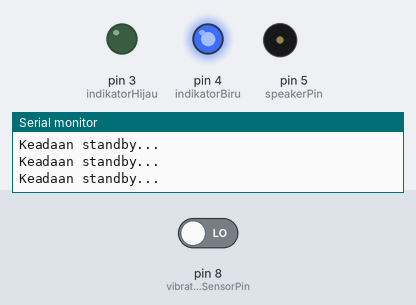
Recording of a sketch running on a simulated Arduino Uno, built with avr-gcc and run on an emulated ATmega328P. On the bench: output pins drawn as LEDs (lit = HIGH), buzzer (waves = sounding, pin HIGH), the last lines printed to the serial monitor. The test bench sets the inputs (shaded band); at power-on: pin 8 (vibrationSensorPin) LOW.

Above: at 2.8 s.
2.9 s: pin 8 (vibrationSensorPin) driven HIGH
At 3.4 s:
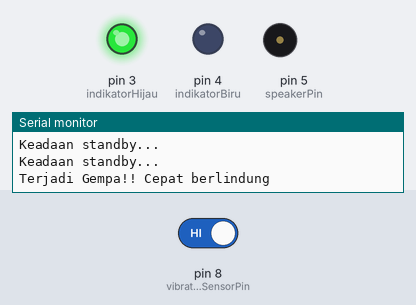
At 5.3 s:
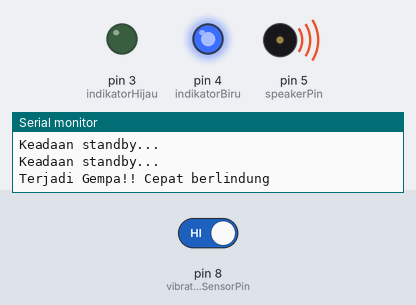
6.4 s: pin 8 (vibrationSensorPin) driven LOW
At 7.5 s:
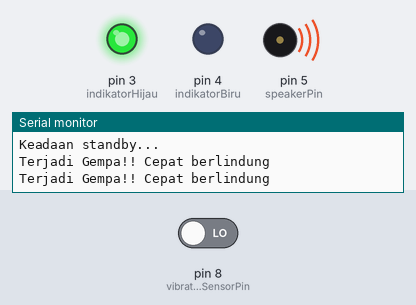
Timing chart, 0 to 9.4 s (numbered marks = the images above; inputs shaded):
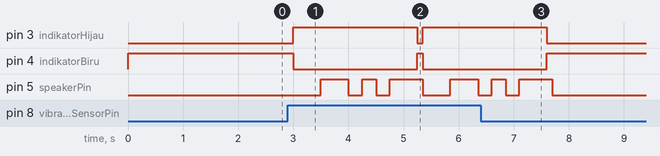

The sketch:

sensor_getar.ino
```cpp
/* Vibration Sensor ~ www.boarduino.blogspot.com */
const int vibrationSensorPin = 8; // Vibration Sensor di hubungkan ke Pin 2
int vibrationSensorState = 0; // Status saat pertama mulai = 0
int indikatorHijau = 3; // Set Pin 3 untuk LED Hijau
int indikatorBiru = 4; // Set Pin 4 untuk LED Biru
#define speakerPin 5 // Set Pin 5 untuk Buzzer

///Melody
/*int length = 15; // the number of notes
char notes[] = "ccggaagffeeddc "; // a space represents a rest
int beats[] = { 1, 1, 1, 1, 1, 1, 2, 1, 1, 1, 1, 1, 1, 2, 4 };
int tempo = 300;*/


void playTone(int tone, int duration) {
  for (long i = 0; i < duration * 1000L; i += tone * 2) {
    digitalWrite(speakerPin, HIGH);
    delayMicroseconds(tone);
    digitalWrite(speakerPin, LOW);
    delayMicroseconds(tone);
  }
}

void playNote(char note, int duration) {
  char names[] = { 'c', 'd', 'e', 'f', 'g', 'a', 'b', 'C' };
  int tones[] = { 1915, 1700, 1519, 1432, 1275, 1136, 1014, 956 };

  // play the tone corresponding to the note name
  for (int i = 0; i < 8; i++) {
    if (names[i] == note) {
      playTone(tones[i], duration);
    }
  }
}

void setup() {
  Serial.begin(9600);
  pinMode(vibrationSensorPin, INPUT); // Jadikan Vibration sensor sebagai input
  pinMode(indikatorHijau, OUTPUT); // Jadikan indikatorHijau sebagai Output
  pinMode(indikatorBiru, OUTPUT); // Jadiikan indikatorBiru sebagai Output
  pinMode(speakerPin, OUTPUT); // Jadikan indikatorBuzzer sebagai Output
}

void loop() {
  vibrationSensorState = digitalRead(vibrationSensorPin);
  if (vibrationSensorState == HIGH) { // Jika ada getaran di sensor = HIGH
    Serial.println("Terjadi Gempa!! Cepat berlindung");
    digitalWrite(indikatorHijau, HIGH); // Aktifkan indikator Hijau
    digitalWrite(indikatorBiru, LOW); // Matikan indikator Biru
    //digitalWrite(speakerPin, HIGH); // // Aktifkan indikator Buzzer
    //Melody
    /*for (int i = 0; i < length; i++) {
    if (notes[i] == ' ') {
      delay(beats[i] * tempo); // rest
    } else {
      playNote(notes[i], beats[i] * tempo);
    }

    // pause between notes
    delay(tempo / 2);
    }
    delay(1000); // Tunda 8 detik*/
    digitalWrite (speakerPin,LOW);
    delay (500);
    digitalWrite (speakerPin,HIGH);
    delay (500);
    digitalWrite (speakerPin,LOW);
    delay (250);
    digitalWrite (speakerPin,HIGH);
    delay (250);
    digitalWrite (speakerPin,LOW);
    delay (250);
    digitalWrite (speakerPin,HIGH);
    delay (500);
    digitalWrite(indikatorHijau, LOW); // Matikan indikator Hijau
    digitalWrite(indikatorBiru, HIGH); // Aktifkan indikator Biru
    delay(100); // Delay untuk menunggu getaran selanjutnya
  }
  else {
    digitalWrite(indikatorHijau, LOW); // Matikan indikator Hijau
    digitalWrite(indikatorBiru, HIGH); // Aktifkan indikator Biru
    digitalWrite(speakerPin, LOW); // Matikan indikator Buzzer
    Serial.println("Keadaan standby...");
    delay(1000);
  }
}
```

Measured:
- after the input at 2.9 s, pin 3 (indikatorHijau): LOW → HIGH after 0.10 s, → LOW 2.3 s later, → HIGH 0.10 s later; pin 4 (indikatorBiru): HIGH → LOW after 0.10 s, → HIGH 2.3 s later, → LOW 0.10 s later; pin 5 (speakerPin): LOW → HIGH after 0.60 s, → LOW 0.50 s later, → HIGH 0.25 s later, → LOW 0.25 s later, … (8 changes in this stretch)
- after the input at 6.4 s, pin 3 (indikatorHijau): goes on until 7.6 s, then stays LOW; pin 4 (indikatorBiru): goes on until 7.6 s, then stays HIGH; pin 5 (speakerPin): goes on until 7.7 s, then stays LOW
